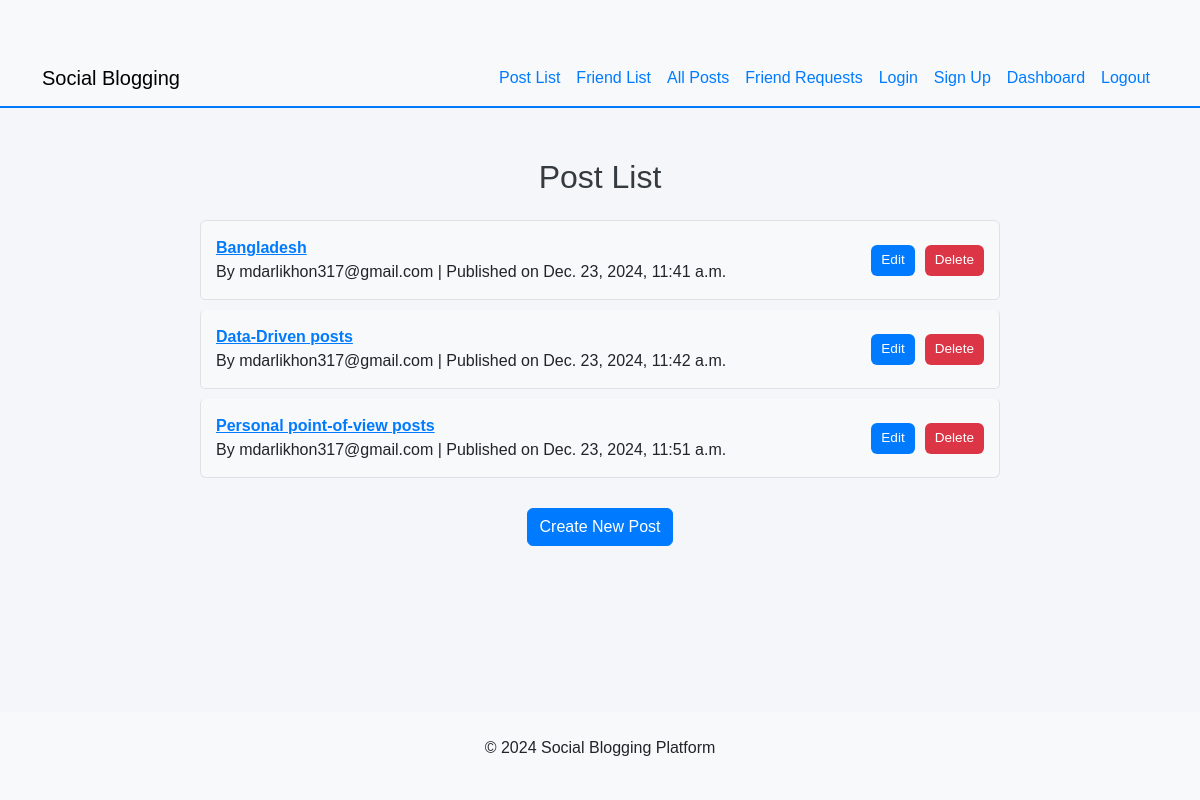
The page / on the database its author committed.
### Blog_App/models.py (models this page shows, shortened)
class Post(models.Model):
    title = models.CharField(max_length=100)
    content = models.TextField()
    author = models.ForeignKey(settings.AUTH_USER_MODEL, on_delete=models.CASCADE, related_name='posts')
    created_at = models.DateTimeField(auto_now_add=True)
    updated_at = models.DateTimeField(auto_now=True)
    status = models.CharField(max_length=20, choices=StatusChoices.choices, default=StatusChoices.Draft)

### App_Login/models.py (models this page shows, shortened)
class CustomUser(AbstractBaseUser, PermissionsMixin):
    email = models.EmailField(max_length=255, unique=True)
    first_name = models.CharField(max_length=255)
    last_name = models.CharField(max_length=255)
    is_active = models.BooleanField(default=True)
    is_staff = models.BooleanField(default=False)
    objects = CustomUserManager()
    USERNAME_FIELD = 'email'
    REQUIRED_FIELDS = ['first_name', 'last_name']
    def __str__(self):
        return self.email

### Blog_App/views.py (the view)
# urls.py: path('', views.post_list, name='post_list'),
def post_list(request):
    posts = Post.objects.all()
    return render(request, 'Blog_App/post_list.html', {'posts': posts})

### templates/Blog_App/post_list.html (shortened to what this page needs)
{% extends "base.html" %}
{% block content %}
<div class="post-list-container">
    <h2 class="text-center mb-4">Post List</h2>
    <ul class="list-group">
        {% for post in posts %}
        <li class="list-group-item">
            <div class="post-details">
                <a href="{% url 'Blog_App:post_detail' post.pk %}" class="fw-bold">{{ post.title }}</a>
                <p class="mb-0">By {{ post.author }} | Published on {{ post.created_at }}</p>
            </div>
            <div class="post-actions">
                <a href="{% url 'Blog_App:post_update' pk=1 %}" class="btn btn-small btn-edit">Edit</a>
                <form action="{% url 'Blog_App:post_delete' post.pk %}" method="post" style="display:inline;">
                    <button type="submit" class="btn btn-small btn-delete">Delete</button>
                </form>
            </div>
        </li>
        {% endfor %}
    </ul>
    <a href="{% url 'Blog_App:post_create' %}" class="btn btn-primary">Create New Post</a>
</div>
{% endblock %}

### templates/base.html (shortened to what this page needs)
<!DOCTYPE html>
<html lang="en">
<head>
    <link href="https://cdn.jsdelivr.net/npm/bootstrap@5.3.0-alpha1/dist/css/bootstrap.min.css" rel="stylesheet">
</head>
<body>
    <nav class="navbar navbar-expand-lg navbar-light bg-light">
        <div class="container">
            <a class="navbar-brand" href="{% url 'App_Login:login' %}">Social Blogging</a>
            <div class="collapse navbar-collapse" id="navbarNav">
                <ul class="navbar-nav ms-auto">
                    <li class="nav-item">
                        <a class="nav-link" href="/">Post List</a>
                    </li>
                    <li class="nav-item">
                        <a class="nav-link" href="{% url 'Friendship_Features:friend_list' %}">Friend List</a>
                    </li>
                    <li class="nav-item">
                        <a class="nav-link" href="{% url 'Friendship_Features:post_list' %}">All Posts</a>
                    </li>
                    <li class="nav-item">
                        <a class="nav-link" href="{% url 'Friendship_Features:friend_requests_list' %}">Friend Requests</a>
                    </li>
                    <li class="nav-item">
                        <a class="nav-link" href="{% url 'App_Login:login' %}">Login</a>
                    </li>
                    <li class="nav-item">
                        <a class="nav-link" href="{% url 'App_Login:signup' %}">Sign Up</a>
                    </li>
                    <li class="nav-item">
                        <a class="nav-link" href="{% url 'App_Login:dashboard' %}">Dashboard</a>
                    </li>
                    <li class="nav-item">
                        <a class="nav-link" href="{% url 'App_Login:logout' %}">Logout</a>
                    </li>
                </ul>
            </div>
        </div>
    </nav>
    <div class="container mt-5">
        {% block content %}{% endblock %}
    </div>
    <footer class="text-center mt-5 py-4 bg-light">
        <p>&copy; 2024 Social Blogging Platform</p>
    </footer>
</body>
</html>

### templates/base.html (style rules this page uses)
body { font-family: 'Arial', sans-serif; background-color: #f4f6f9; }
.navbar { margin-bottom: 40px; border-bottom: 2px solid #007bff; }
.navbar-nav .nav-link { color: #007bff !important; }
footer { position: fixed; width: 100%; bottom: 0; background-color: #f8f9fa; }
.btn-primary { background-color: #007bff; border-color: #007bff; }
.container { margin-top: 50px; }
h2 { color: #343a40; }
a { color: #007bff; }
footer { background-color: #f8f9fa; padding: 15px 0; }

### templates/Blog_App/post_list.html (style rules this page uses)
.post-list-container { margin: 50px auto; max-width: 800px; }
.list-group-item { display: flex; justify-content: space-between; align-items: center; padding: 15px; border-radius: 5px; margin-bottom: 10px; background-color: #f8f9fa; }
.post-details { flex-grow: 1; }
.post-actions { display: flex; gap: 10px; }
.btn-small { padding: 5px 10px; font-size: 0.85rem; }
.btn-edit { background-color: #007bff; border: none; color: white; }
.btn-delete { background-color: #dc3545; border: none; color: white; }
.btn-primary { display: block; margin: 20px auto; width: fit-content; }

### rows shown on the page
Post: title "Bangladesh", author "mdarlikhon317@gmail.com", created_at "Dec. 23, 2024, 11:41 a.m."
Post: title "Data-Driven posts", author "mdarlikhon317@gmail.com", created_at "Dec. 23, 2024, 11:42 a.m."
Post: title "Personal point-of-view posts", author "mdarlikhon317@gmail.com", created_at "Dec. 23, 2024, 11:51 a.m."
